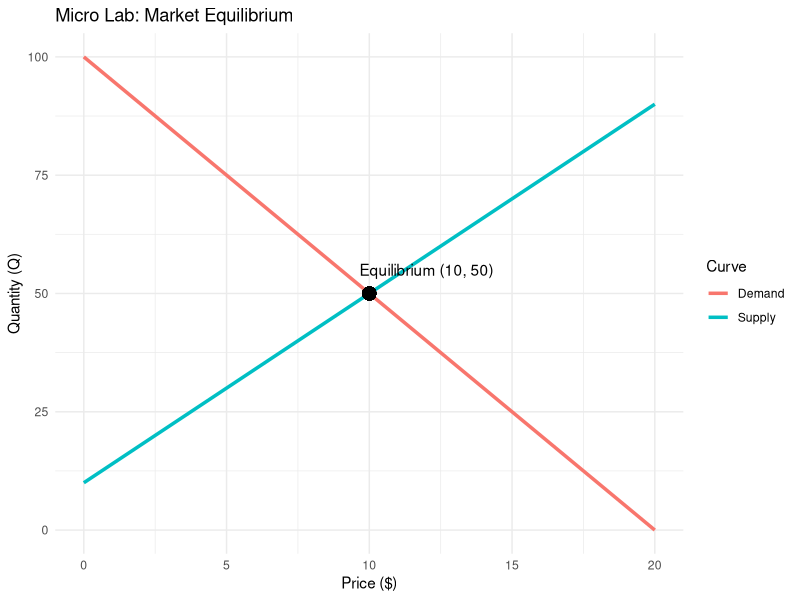

This figure's R source: (Note: this script raises an error after producing the figure.)
library(tidyverse)
library(patchwork)

### DEMAND, SUPPLY and SHOCKS

## 1. The R Micro-Lab: Simulating the Market
#     We will write a script that finds the equilibrium price and quantity, then 
#       introduces a Tax to see how the market "breaks."

# STEPS
# 1. Define our Parameters
# Demand: Q = 100 - 5P  (a=100, b=5)
# Supply: Q = 10 + 4P   (c=10, d=4)

# 2. Create the Price Range
df_market <- tibble(price = seq(0, 20, by = 0.1)) %>%
  mutate(
    demand = 100 - 5 * price,
    supply = 10 + 4 * price
  )

# 3. Find Equilibrium (Where Demand - Supply = 0)
# Mathematically: 100 - 5P = 10 + 4P => 90 = 9P => P = 10
p_eq <- 10
q_eq <- 100 - 5 * p_eq # 50

# 4. Visualise the "Ideal" Undergrad Market
ggplot(df_market, aes(x = price)) +
  geom_line(aes(y = demand, color = "Demand"), size = 1.2) +
  geom_line(aes(y = supply, color = "Supply"), size = 1.2) +
  # Mark the Equilibrium
  geom_point(aes(x = p_eq, y = q_eq), color = "black", size = 4) +
  annotate("text", x = p_eq + 2, y = q_eq + 5, label = "Equilibrium (10, 50)") +
  labs(title = "Micro Lab: Market Equilibrium",
       x = "Price ($)", y = "Quantity (Q)", color = "Curve") +
  theme_minimal()


## 3. The "Postgrad" Move: Adding an Intervention (Tax)
#       Now, let's behave like a modern economist. If the government adds a Tax (T=3)
#         per unit, it creates a "wedge" between what the consumer pays (P_d) and what 
#         the producer receives (P_s)

tax <- 3

# New Equilibrium with Tax
# (100 - 5(Ps + 3)) = 10 + 4Ps
# 100 - 5Ps - 15 = 10 + 4Ps
# 75 = 9Ps  => Ps = 8.33, Pd = 11.33
ps_tax <- 75 / 9
pd_tax <- ps_tax + tax
q_tax  <- 10 + 4 * ps_tax # ~43.3

# Calculate Deadweight Loss (DWL) - The "Waste"
dwl <- 0.5 * (tax) * (q_eq - q_tax)

cat("--- TAX ANALYSIS ---\n")
cat("Original Quantity:", q_eq, "\n")
cat("Quantity with Tax:", round(q_tax, 2), "\n")
cat("Tax Revenue:", round(tax * q_tax, 2), "\n")
cat("Deadweight Loss:", round(dwl, 2), "\n")

# The R "Tax Wedge" Plot: We will use geom_ribbon() to shade the Deadweight Loss—this
#     is the "Modern R" way to show the economic cost of the intervention.

library(tidyverse)

# 1. Setup the basic market again
df_market <- tibble(price = seq(6, 14, by = 0.1)) %>%
  mutate(
    demand = 100 - 5 * price,
    supply = 10 + 4 * price
  )

# 2. Key Coordinates from our previous calculation
# Ps = 8.33, Pd = 11.33, Q_tax = 43.33
p_eq <- 10
q_eq <- 50
ps_tax <- 8.33
pd_tax <- 11.33
q_tax  <- 43.33

# 3. Create the Visualization
ggplot(df_market, aes(x = price)) +
  # Original Curves
  geom_line(aes(y = demand, color = "Demand"), size = 1) +
  geom_line(aes(y = supply, color = "Supply"), size = 1) +
  
  # The Tax Wedge (Vertical line at Q_tax)
  geom_segment(aes(x = ps_tax, xend = pd_tax, y = q_tax, yend = q_tax), 
               linetype = "dashed", color = "darkred", size = 1) +
  
  # Consumer Price (Pd) and Producer Price (Ps)
  geom_point(aes(x = pd_tax, y = q_tax), color = "darkred", size = 3) +
  geom_point(aes(x = ps_tax, y = q_tax), color = "darkred", size = 3) +
  
  # Shade the Deadweight Loss (DWL) Triangle
  # We create a small dataframe for the triangle coordinates
  geom_polygon(data = data.frame(
    x = c(ps_tax, pd_tax, p_eq), 
    y = c(q_tax, q_tax, q_eq)),
    fill = "red", alpha = 0.3) +
  
  # Annotations
  annotate("text", x = pd_tax + 0.5, y = q_tax + 2, label = "Price Consumer Pays", size = 3) +
  annotate("text", x = ps_tax - 0.5, y = q_tax - 2, label = "Price Producer Gets", size = 3) +
  annotate("text", x = 10.5, y = 47, label = "DWL", color = "red", fontface = "bold") +
  
  labs(title = "Micro Lab: Tax Intervention & Deadweight Loss",
       subtitle = paste("Tax = $3 | Reduction in Quantity =", q_eq - round(q_tax,1)),
       x = "Price ($)", y = "Quantity (Q)", color = "Curve") +
  theme_minimal()

# This is the same "mapping conflict" we saw with our DAGs. Because ggplot() is looking at 
#   your df_market (which has 81 rows of prices), it gets confused when you ask it to draw 
#   a single triangle or a single point using values that aren't in that dataframe.
# As the warning suggests, annotate() is the "cleanest" way to add these geometric shapes 
#   in R without confusing the data layers.

library(tidyverse)

# 1. Basic Market Setup
p_range <- seq(6, 14, by = 0.1)
df_market <- tibble(
  price = p_range,
  demand = 100 - 5 * price,
  supply = 10 + 4 * price
)

# 2. Key Coordinates (Calculated previously)
p_eq <- 10; q_eq <- 50
ps_tax <- 8.33; pd_tax <- 11.33; q_tax <- 43.33

# 3. Plotting using the 'Annotate' Method
ggplot(df_market, aes(x = price)) +
  # Draw the Curves
  geom_line(aes(y = demand, color = "Demand"), linewidth = 1.2) +
  geom_line(aes(y = supply, color = "Supply"), linewidth = 1.2) +
  
  # --- ADD THE TAX WEDGE ---
  # Vertical line at Q_tax connecting Ps and Pd
  annotate("segment", x = ps_tax, xend = pd_tax, y = q_tax, yend = q_tax, 
           color = "darkred", linewidth = 1.5) +
  
  # The Points at the Wedge
  annotate("point", x = pd_tax, y = q_tax, color = "darkred", size = 3) +
  annotate("point", x = ps_tax, y = q_tax, color = "darkred", size = 3) +
  
  # --- THE DEADWEIGHT LOSS TRIANGLE ---
  # We use annotate("polygon") to avoid the 'price not found' error
  annotate("polygon", 
           x = c(ps_tax, pd_tax, p_eq), 
           y = c(q_tax, q_tax, q_eq), 
           fill = "red", alpha = 0.3) +
  
  # --- LABELS ---
  annotate("text", x = p_eq, y = q_eq + 3, label = "Equilibrium", fontface = "bold") +
  annotate("text", x = pd_tax, y = q_tax + 3, label = "Pd (Consumer)", color = "darkred") +
  annotate("text", x = ps_tax, y = q_tax - 3, label = "Ps (Producer)", color = "darkred") +
  annotate("text", x = 10, y = 46, label = "DWL", color = "red") +
  
  # Final Styling
  scale_color_manual(values = c("Demand" = "blue", "Supply" = "green4")) +
  labs(title = "Undergrad Micro: The Tax Wedge & Welfare Loss",
       subtitle = "The red triangle represents the 'Deadweight Loss' caused by the tax.",
       x = "Price ($)", y = "Quantity (Q)", color = "Market Curve") +
  theme_minimal()

# The "Marshallian" Micro Lab: Price on Vertical

library(tidyverse)

# 1. Basic Market Setup
p_range <- seq(6, 14, by = 0.1)
df_market <- tibble(
  price = p_range,
  demand = 100 - 5 * price,
  supply = 10 + 4 * price
)

# 2. Key Coordinates
p_eq <- 10; q_eq <- 50
ps_tax <- 8.33; pd_tax <- 11.33; q_tax <- 43.33

# 3. Plotting with Price on Vertical (Y) and Quantity on Horizontal (X)
ggplot(df_market, aes(y = price)) +  # Notice y = price now
  # Draw the Curves (x is now the Quantity columns)
  geom_line(aes(x = demand, color = "Demand"), linewidth = 1.2) +
  geom_line(aes(x = supply, color = "Supply"), linewidth = 1.2) +
  
  # --- ADD THE TAX WEDGE ---
  # A vertical wedge at Q_tax connecting Ps and Pd
  annotate("segment", x = q_tax, xend = q_tax, y = ps_tax, yend = pd_tax, 
           color = "darkred", linewidth = 1.5) +
  
  # The Points at the Wedge
  annotate("point", x = q_tax, y = pd_tax, color = "darkred", size = 3) +
  annotate("point", x = q_tax, y = ps_tax, color = "darkred", size = 3) +
  
  # --- THE DEADWEIGHT LOSS TRIANGLE ---
  # X = Quantities, Y = Prices
  annotate("polygon", 
           x = c(q_tax, q_tax, q_eq), 
           y = c(ps_tax, pd_tax, p_eq), 
           fill = "red", alpha = 0.3) +
  
  # --- LABELS ---
  annotate("text", x = q_eq + 3, y = p_eq, label = "Equilibrium", fontface = "bold") +
  annotate("text", x = q_tax - 4, y = pd_tax, label = "Pd (Consumer)", color = "darkred") +
  annotate("text", x = q_tax - 4, y = ps_tax, label = "Ps (Producer)", color = "darkred") +
  annotate("text", x = 46, y = 10, label = "DWL", color = "red") +
  
  # Final Styling
  scale_color_manual(values = c("Demand" = "blue", "Supply" = "green4")) +
  labs(title = "Undergrad Micro: The Tax Wedge (Marshallian Axes)",
       subtitle = "Price on Vertical Axis | Red Triangle = Deadweight Loss",
       x = "Quantity (Q)", y = "Price ($)", color = "Market Curve") +
  theme_minimal()



## 2. THE ELASTICITY LAB: A Simulation Loop

library(patchwork) # For combining the 5 plots

# 1. Setup the Fixed Parameters
p_eq_base <- 10
q_eq_base <- 50
tax <- 3
supply_slope <- 4  # Constant supply slope

# 2. Define 5 different Demand Slopes (Elasticities)
# From nearly vertical (Inelastic) to very flat (Elastic)
slopes <- c(1, 3, 5, 10, 20)

# 3. Create a list to store our plots
plot_list <- list()

for(b in slopes) {
  # Calculate intercept 'a' so that Equilibrium is always at (10, 50)
  # 50 = a - b(10) => a = 50 + 10b
  a <- 50 + 10 * b
  
  # Calculate New Equilibrium with Tax (Ps)
  # a - b(Ps + tax) = 10 + 4Ps
  # a - b*Ps - b*tax = 10 + 4Ps
  # a - b*tax - 10 = (4 + b)Ps
  ps_tax <- (a - b * tax - 10) / (4 + b)
  pd_tax <- ps_tax + tax
  q_tax  <- 10 + 4 * ps_tax
  
  # Generate the Market Data for this specific slope
  df_sim <- tibble(price = seq(5, 15, by = 0.1)) %>%
    mutate(demand = a - b * price, supply = 10 + 4 * price)
  
  # 4. Create the Plot for this slope
  p <- ggplot(df_sim, aes(y = price)) +
    geom_line(aes(x = demand), color = "blue", linewidth = 1) +
    geom_line(aes(x = supply), color = "green4", linewidth = 1) +
    # The Tax Wedge
    annotate("segment", x = q_tax, xend = q_tax, y = ps_tax, yend = pd_tax, 
             color = "darkred", linewidth = 1.2) +
    # The DWL Triangle
    annotate("polygon", x = c(q_tax, q_tax, q_eq_base), 
             y = c(ps_tax, pd_tax, p_eq_base), 
             fill = "red", alpha = 0.4) +
    coord_cartesian(xlim = c(0, 100), ylim = c(5, 15)) +
    labs(title = paste("Slope =", b), x = "Q", y = "P") +
    theme_minimal()
  
  # Add to our list
  plot_list[[as.character(b)]] <- p
}

# 5. Display all 5 plots at once
# This is where the 'Elasticity' logic becomes visible
wrap_plots(plot_list, ncol = 5) + 
  plot_annotation(title = "Elasticity Lab: How Demand Slope impacts Deadweight Loss",
                  subtitle = "As Demand becomes flatter (more Elastic), the Tax destroys more trade (Larger Red Triangle)")
